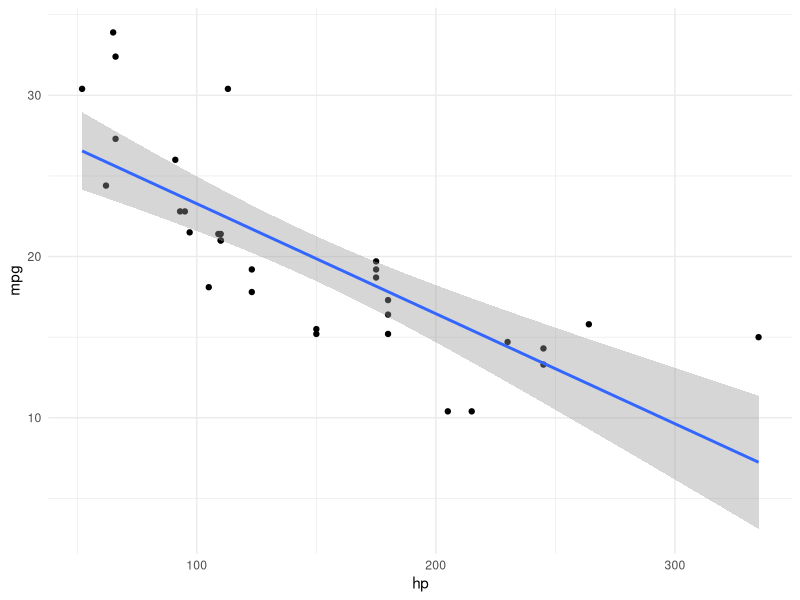
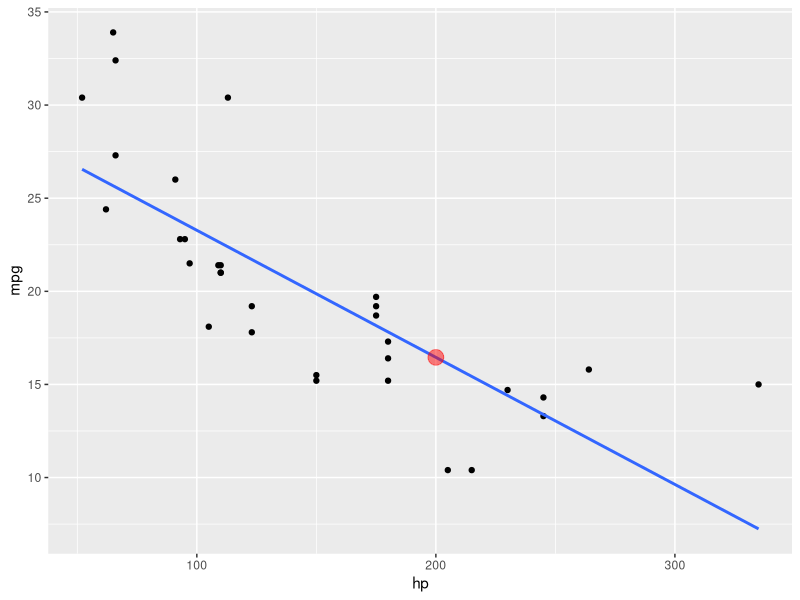
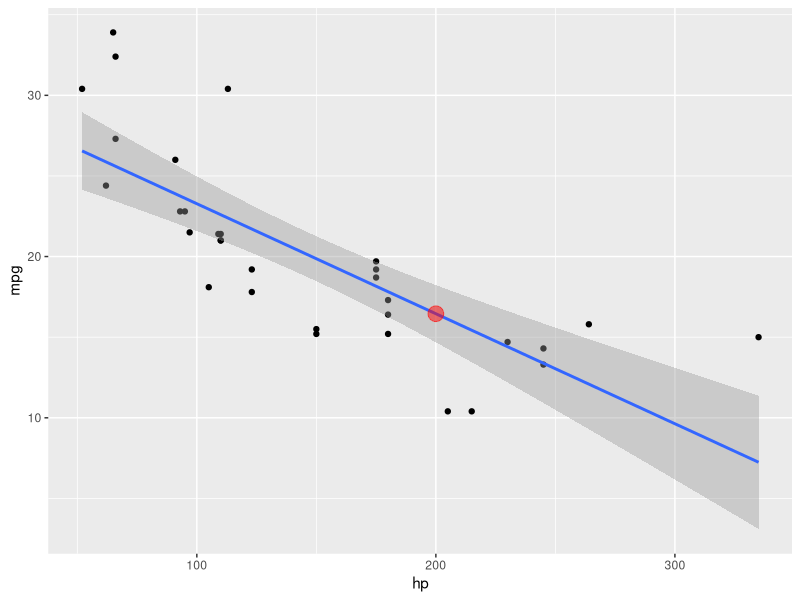
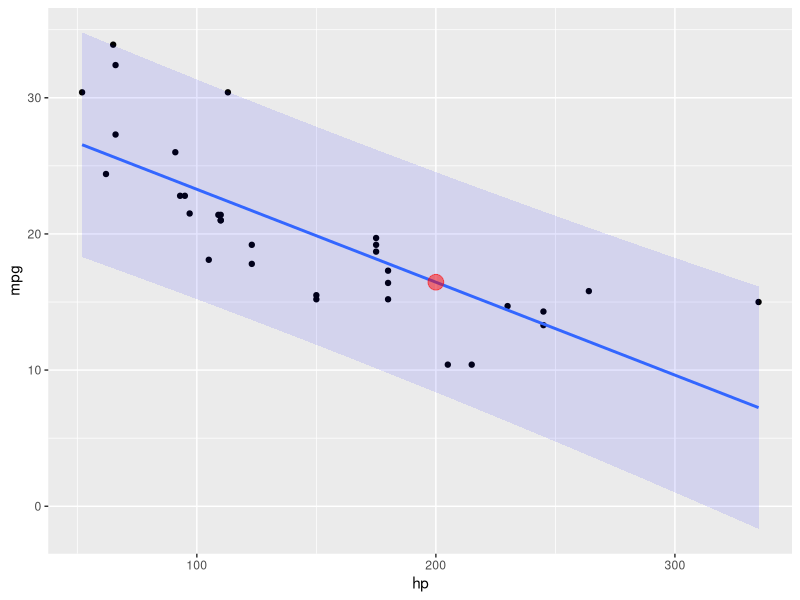

Reproduce these figures in R, in order.
## ---- chunk 1
#| include: false
library(kableExtra)
library(tidyverse)
library(knitr)
## ---- chunk 2
#| echo: false
#| label: tab-kennwerte
#| tbl-cap: Bezeichnungen für Kennwerte
#| message: false
x <- tribble(
    ~Kennwert, ~Stichprobe, ~Grundgesamtheit,
  "Mittelwert", "$\\bar{X}$", "$\\mu$",
  "Streuung", "$sd$", "$\\sigma$",
  "Anteil", "$p$", "$\\pi$",
  "Korrelation", "$r$", "$\\rho$" ,
  "Regression", "$b$", "$\\beta$"

)

kable(x, escape = FALSE, booktabs = TRUE, format = "simple") 
## ---- chunk 3
#| echo: false
x <- tribble(
    ~Kennwert, ~Stichprobe, ~Grundgesamtheit, ~Schätzwert,
  "Mittelwert", "$\\bar{X}$", "$\\mu$", "$\\hat{\\mu}$",
  "Streuung", "$sd$", "$\\sigma$", "$\\hat{\\sigma}$",
  "Anteil", "$p$", "$\\pi$", "$\\hat{\\pi}$",
  "Korrelation", "$r$", "$\\rho$", "$\\hat{\\rho}$" ,
  "Regression", "$b$", "$\\beta$", "$\\hat{\\beta}$"

)

kable(x, escape = FALSE, booktabs = TRUE, format = "simple") 
## ---- chunk 4
#| message: false
#| echo: false
#| label: fig-regr-rules
#| fig-cap: Die Regressionsgerade in voller Pracht
ggplot(mtcars) +
  aes(x = hp, y = mpg) +
  geom_point() +
  geom_smooth(method = "lm") +
  theme_minimal()
## ---- chunk 5
#| echo: false
#| fig-cap: Eine Punktschätzung
#| label: fig-punktschaetzer
#| message: false
#| fig-asp: 0.5
lm1_glm <- lm(mpg ~ hp, data = mtcars)

mtcars <-
  mtcars %>%
  mutate(pred = 30 - hp*0.07)


pred_interval <-
  tibble(
    hp = seq(min(mtcars$hp), max(mtcars$hp), by = 1),
    mpg = predict(lm1_glm, newdata = data.frame(hp)),
    lwr = mpg - 2*3,
    upr = mpg + 2*3
  )

plot1 <-
  ggplot(mtcars,
       aes(x = hp, y = mpg)) +
  geom_point() +
  geom_smooth(method = "lm", se = FALSE) +
  annotate("point", x = 200,
           y = predict(lm1_glm, newdata = data.frame(hp = 200)),
           color = "red",
           alpha = .5,
           size = 5)
plot1
## ---- chunk 6
#| echo: false
lm1_glm <- lm(mpg ~ hp, data = mtcars)

mtcars <- 
  mtcars %>% 
  mutate(pred = 30 - hp*0.07)


pred_interval <-
  tibble(
    hp = seq(min(mtcars$hp), max(mtcars$hp), by = 1),
    mpg = predict(lm1_glm, newdata = data.frame(hp)),
    lwr = mpg - 2*3,
    upr = mpg + 2*3
  )

## ---- chunk 7
#| echo: false
#| fig-cap: Ungewissheit in den Regressionskoeffizienten
#| label: fig-ungewiss1
#| message: false


plot2 <-
  ggplot(mtcars,
       aes(x = hp, y = mpg)) +
  geom_point() +
  geom_smooth(method = "lm", se = TRUE) +
  annotate("point", x = 200,
           y = predict(lm1_glm, newdata = data.frame(hp = 200)),
           color = "red",
           alpha = .5,
           size = 5)
plot2
## ---- chunk 8
#| echo: false
#| fig-cap: Zweifache Ungewissheit in den Regressionskoeffizienten - Vorhersageintervall
#| label: fig-ungewiss2
#| message: false


pred_interval2 <-
  predict(lm1_glm,
          newdata = data.frame(hp = pred_interval$hp),
          interval = "prediction") %>%
  as_tibble() %>%
  rename(mpg = fit) %>%
  mutate(hp = pred_interval$hp)



ggplot(mtcars) +
  aes(x = hp, y = mpg) +
  geom_point()+
  geom_ribbon(data = pred_interval2,
              aes(ymin = lwr, ymax = upr,
                  y = mpg,
                  x = hp),
              fill = "blue",
              alpha = .1) +
  geom_smooth(method = "lm", se = FALSE) +
  annotate("point", x = 200,
           y = predict(lm1_glm, newdata = data.frame(hp = 200)),
           color = "red",
           alpha = .5,
           size = 5)
